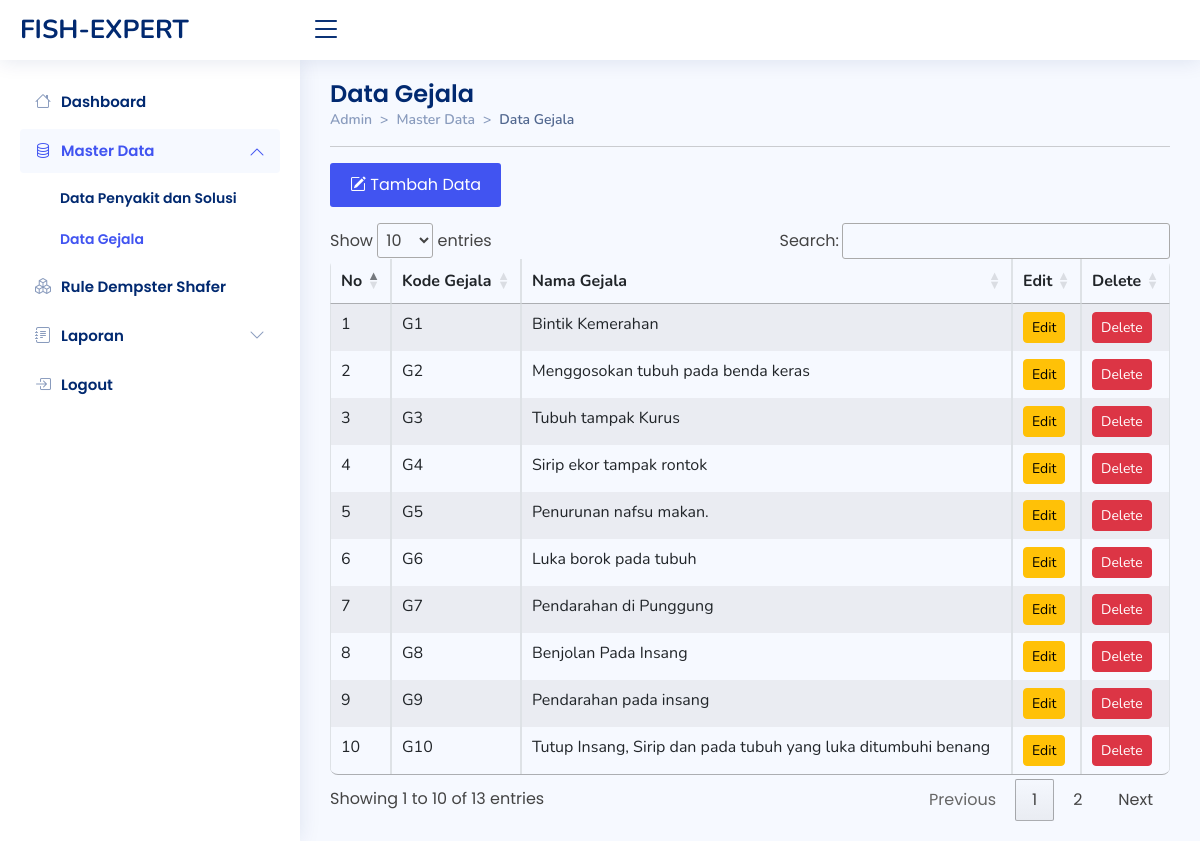
The app's page /dist/admin/gejala/gejala.php with its own data.
### tables this page shows
CREATE TABLE `tb_gejala` (
  `id` int(11) NOT NULL,
  `kdgejala` varchar(3) DEFAULT NULL,
  `gejala` text DEFAULT NULL
);

### dist/admin/gejala/gejala.php (the view, shortened to what this page needs)
<!DOCTYPE html>
<html lang="en">
<head>
  <link href="../../vendor/bootstrap/css/bootstrap.min.css" rel="stylesheet">
  <link rel="stylesheet" href="https://cdn.jsdelivr.net/npm/bootstrap-icons@1.10.2/font/bootstrap-icons.css">
  <link href="../../vendor/boxicons/css/boxicons.min.css" rel="stylesheet">
  <link href="../../vendor/quill/quill.snow.css" rel="stylesheet">
  <link href="../../vendor/quill/quill.bubble.css" rel="stylesheet">
  <link href="../../vendor/remixicon/remixicon.css" rel="stylesheet">
  <link href="../../vendor/simple-datatables/style.css" rel="stylesheet">
  <link rel="stylesheet" href="https://cdn.datatables.net/1.12.1/css/jquery.dataTables.min.css">
  <link href="../../css/style.css" rel="stylesheet">
</head>
<body>
  <header id="header" class="header fixed-top d-flex align-items-center">
    <div class="d-flex align-items-center justify-content-between">
      <a href="../index.php" class="logo d-flex align-items-center">
        <span class="d-none d-lg-block">FISH-EXPERT</span>
      </a>
      <i class="bi bi-list toggle-sidebar-btn"></i>
    </div>
  </header>
  <aside id="sidebar" class="sidebar">
    <ul class="sidebar-nav" id="sidebar-nav">
      <li class="nav-item">
        <a class="nav-link collapsed" href="../index.php">
          <i class="bi bi-house"></i>
          <span>Dashboard</span>
        </a>
      </li>
      <li class="nav-item">
        <a class="nav-link" data-bs-target="#components-nav" data-bs-toggle="collapse" href="#">
          <i class="bi bi-database"></i><span>Master Data</span><i class="bi bi-chevron-down ms-auto"></i>
        </a>
        <ul id="components-nav" class="nav-content collapse show" data-bs-parent="#sidebar-nav">
          <li>
            <a href="../penyakit/penyakit.php">
              <span>Data Penyakit dan Solusi</span>
            </a>
          </li>
          <li>
            <a href="../gejala/gejala.php" class="active">
              <span>Data Gejala</span>
            </a>
          </li>
        </ul>
      </li>
      <li class="nav-item">
        <a class="nav-link collapsed" href="../rules/rules.php">
          <i class="bi bi-boxes"></i>
          <span>Rule Dempster Shafer</span>
        </a>
      </li>
      <li class="nav-item">
        <a class="nav-link collapsed" data-bs-target="#forms-nav" data-bs-toggle="collapse" href="#">
          <i class="bi bi-journal-text"></i><span>Laporan</span><i class="bi bi-chevron-down ms-auto"></i>
        </a>
      </li>
      <li class="nav-item">
        <a class="nav-link collapsed" href="javascript:;" data-bs-toggle="modal" data-bs-target="#logoutmodal">
          <i class="bi bi-box-arrow-in-right"></i>
          <span>Logout</span>
        </a>
      </li>
    </ul>
  </aside>
  <main id="main" class="main">
    <div class="pagetitle">
      <h1>Data Gejala</h1>
      <nav style="--bs-breadcrumb-divider: '>';">
        <ol class="breadcrumb">
          <li class="breadcrumb-item"><a href="../index.html">Admin</a></li>
          <li class="breadcrumb-item">Master Data</li>
          <li class="breadcrumb-item active">Data Gejala</li>
        </ol>
      </nav>
      <hr>
    </div>
    <section>
      <div class="row">
        <div class="col-md-12">
          <button type="button" class="tambah btn-md mb-3" data-bs-toggle="modal" data-bs-target="#tambahmodal"><i class="bi bi-pencil-square"></i> Tambah Data</button>
          <div class="table-responsive">
            <table id="myTable" class="table table-striped table-hover table-bordered">
              <thead>
                <tr>
                  <th>No</th>
                  <th>Kode Gejala</th>
                  <th>Nama Gejala</th>
                  <th>Edit</th>
                  <th>Delete<input type="hidden" id="texthapus"></th>
                </tr>
              </thead>
              <tbody>
                <?php
                include "../../../koneksi.php";
                $sql = "SELECT * FROM tb_gejala  ORDER BY id";
                $qry = mysqli_query($koneksi, $sql) or die("SQL Error" . mysqli_error($koneksi));
                $no = 0;
                while ($data = mysqli_fetch_array($qry)) {
                  $no++;
                ?>
                  <tr>
                    <td><?php echo $no; ?></td>
                    <td><?php echo $data['kdgejala']; ?></td>
                    <td><?php echo $data['gejala']; ?></td>
                    <td><a href="./editgejala.php?id=<?php echo $data['id']; ?>" class="btn btn-warning btn-sm">Edit</a></td>
                    <td><a onClick="return HapusData('<?php echo $data['id']; ?>');" class="btn btn-danger btn-sm" data-bs-toggle="modal" data-bs-target="#hapusmodal">Delete</a>
                    </td>
                  </tr><?php } ?>
              </tbody>
            </table>
          </div>
        </div>
      </div>
    </section>
  </main>
</body>
</html>

### dist/admin/gejala/gejala.php (style rules this page uses)
.table { border-radius: 40px; overflow: hidden; font-family: "Nunito", sans-serif; border-radius: 8px; overflow: hidden; }
.tambah { background-color: #4154f1; border: none; color: white; padding: 10px 20px; border-radius: 3px; }

### records on screen
tb_gejala: kdgejala "G1", gejala "Bintik Kemerahan"
tb_gejala: kdgejala "G2", gejala "Menggosokan tubuh pada benda keras"
tb_gejala: kdgejala "G3", gejala "Tubuh tampak Kurus"
tb_gejala: kdgejala "G4", gejala "Sirip ekor tampak rontok"
tb_gejala: kdgejala "G5", gejala "Penurunan nafsu makan."
tb_gejala: kdgejala "G6", gejala "Luka borok pada tubuh"
tb_gejala: kdgejala "G7", gejala "Pendarahan di Punggung"
tb_gejala: kdgejala "G8", gejala "Benjolan Pada Insang"
tb_gejala: kdgejala "G9", gejala "Pendarahan pada insang"
tb_gejala: kdgejala "G10", gejala "Tutup Insang, Sirip dan pada tubuh yang luka ditumbuhi benang"
